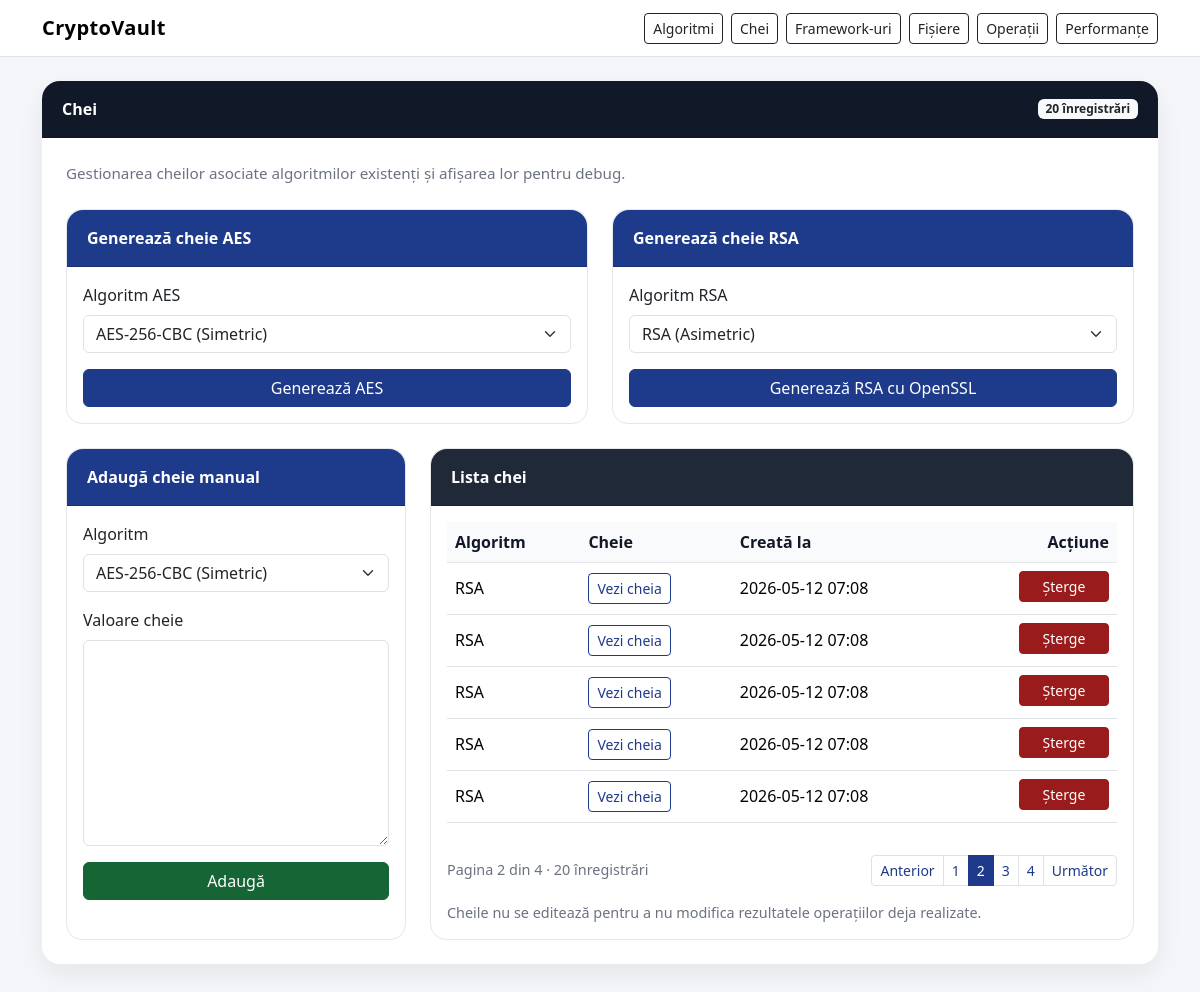
The app's page /keys?page=2&per_page=5 with its own data.
### models.py (models this page shows)
class Key(Base):
    __tablename__ = "keys"
    id = Column(Integer, primary_key=True, index=True)
    algorithm_id = Column(Integer, ForeignKey("algorithms.id", ondelete="CASCADE"), nullable=False)
    key_value = Column(Text, nullable=False)
    created_at = Column(DateTime, default=datetime.datetime.utcnow, nullable=False)
    algorithm = relationship("Algorithm", back_populates="keys")
    performances = relationship("Performance", back_populates="key", passive_deletes=True)

class Algorithm(Base):
    __tablename__ = "algorithms"
    id = Column(Integer, primary_key=True, index=True)
    name = Column(String(100), nullable=False, unique=True)
    type = Column(String(50), nullable=False)
    keys = relationship("Key", back_populates="algorithm", cascade="all, delete-orphan")
    performances = relationship("Performance", back_populates="algorithm", cascade="all, delete-orphan")

### app_web.py (the view)
@app.route("/keys")
def show_keys():
    db = database.get_session()
    try:
        pagination = crud.get_keys_paginated(db, get_page(), get_per_page())
        algorithms = crud.get_all_algorithms(db)
        return render_template(
            "keys.html",
            keys=pagination["items"],
            algorithms=algorithms,
            pagination=pagination
        )
    finally:
        db.close()

### app_web.py (called while the page is built)
def get_page():
    return crud.normalize_page(request.args.get("page", 1))

def get_per_page():
    return crud.normalize_per_page(request.args.get("per_page"))

def load_key_json(key_value):
    try:
        key_data = json.loads(key_value)
    except Exception:
        return None
    if not isinstance(key_data, dict):
        return None
    return key_data

def clean_pem_key(value):
    if not value:
        return ""
    lines = value.replace("\r", "").split("\n")
    clean_lines = []
    for line in lines:
        line = line.strip()
        if not line:
            continue
        if line.startswith("-----BEGIN"):
            continue
        if line.startswith("-----END"):
            continue
        clean_lines.append(line)
    return "\n".join(clean_lines)

def is_rsa_key(key_value):
    key_data = load_key_json(key_value)
    if key_data is None:
        return False
    return "private_key" in key_data and "public_key" in key_data

def private_key_for_display(key_value):
    key_data = load_key_json(key_value)
    if key_data is None:
        return key_value
    return clean_pem_key(key_data.get("private_key", ""))

def public_key_for_display(key_value):
    key_data = load_key_json(key_value)
    if key_data is None:
        return ""
    return clean_pem_key(key_data.get("public_key", ""))

### crud.py (called while the page is built)
def normalize_page(value):
    try:
        value = int(value)
    except (TypeError, ValueError):
        value = DEFAULT_PAGE
    if value < 1:
        value = DEFAULT_PAGE
    return value

def normalize_per_page(value):
    try:
        value = int(value)
    except (TypeError, ValueError):
        value = DEFAULT_PER_PAGE
    if value < 1:
        value = DEFAULT_PER_PAGE
    if value > MAX_PER_PAGE:
        value = MAX_PER_PAGE
    return value

def paginate_query(query, page=1, per_page=5):
    page = normalize_page(page)
    per_page = normalize_per_page(per_page)
    total = query.count()
    pages = math.ceil(total / per_page) if total > 0 else 1
    if page > pages:
        page = pages
    items = query.offset((page - 1) * per_page).limit(per_page).all()
    return {
        "items": items,
        "page": page,
        "per_page": per_page,
        "total": total,
        "pages": pages,
        "has_prev": page > 1,
        "has_next": page < pages,
        "prev_page": page - 1 if page > 1 else 1,
        "next_page": page + 1 if page < pages else pages,
    }

### database.py (called while the page is built)
def get_session():
    return SessionLocal()

### templates/keys.html (shortened to what this page needs)
{% extends "base.html" %}
{% block content %}
<div class="card section-card">
    <div class="card-header">
        <div class="d-flex justify-content-between align-items-center flex-wrap gap-2">
            <span>Chei</span>
            <span class="badge bg-light text-dark">{{ pagination.total }} înregistrări</span>
        </div>
    </div>
    <div class="card-body p-4">
        <p class="section-subtitle mb-4">
            Gestionarea cheilor asociate algoritmilor existenți și afișarea lor pentru debug.
        </p>
        <div class="row g-4 mb-4">
            <div class="col-lg-6">
                <div class="card form-card h-100">
                    <div class="card-header">Generează cheie AES</div>
                    <div class="card-body">
                        {% if algorithms %}
                        <form action="{{ url_for('generate_aes_key') }}" method="post">
                            <div class="mb-3">
                                <label class="form-label">Algoritm AES</label>
                                <select name="algorithm_id" class="form-select" required>
                                    {% for algo in algorithms %}
                                        {% if 'AES' in algo.name.upper() %}
                                            <option value="{{ algo.id }}">
                                                {{ algo.name }} ({{ algo.type }})
                                            </option>
                                        {% endif %}
                                    {% endfor %}
                                </select>
                            </div>
                            <button type="submit" class="btn btn-primary w-100">
                                Generează AES
                            </button>
                        </form>
                        {% else %}
                            <div class="alert alert-warning mb-0">
                                Nu există algoritmi.
                            </div>
                        {% endif %}
                    </div>
                </div>
            </div>
            <div class="col-lg-6">
                <div class="card form-card h-100">
                    <div class="card-header">Generează cheie RSA</div>
                    <div class="card-body">
                        {% if algorithms %}
                        <form action="{{ url_for('generate_rsa_key') }}" method="post">
                            <div class="mb-3">
                                <label class="form-label">Algoritm RSA</label>
                                <select name="algorithm_id" class="form-select" required>
                                    {% for algo in algorithms %}
                                        {% if 'RSA' in algo.name.upper() %}
                                            <option value="{{ algo.id }}">
                                                {{ algo.name }} ({{ algo.type }})
                                            </option>
                                        {% endif %}
                                    {% endfor %}
                                </select>
                            </div>
                            <button type="submit" class="btn btn-primary w-100">
                                Generează RSA cu OpenSSL
                            </button>
                        </form>
                        {% else %}
                            <div class="alert alert-warning mb-0">
                                Nu există algoritmi.
                            </div>
                        {% endif %}
                    </div>
                </div>
            </div>
        </div>
        <div class="row g-4">
            <div class="col-lg-4">
                <div class="card form-card h-100">
                    <div class="card-header">Adaugă cheie manual</div>
                    <div class="card-body">
                        {% if algorithms %}
                        <form action="{{ url_for('save_key') }}" method="post">
                            <div class="mb-3">
                                <label class="form-label">Algoritm</label>
                                <select name="algorithm_id" class="form-select" required>
                                    {% for algo in algorithms %}
                                        <option value="{{ algo.id }}">
                                            {{ algo.name }} ({{ algo.type }})
                                        </option>
                                    {% endfor %}
                                </select>
                            </div>
                            <div class="mb-3">
                                <label class="form-label">Valoare cheie</label>
                                <textarea name="key_value" class="form-control" rows="8" required></textarea>
                            </div>
                            <button type="submit" class="btn btn-success w-100">
                                Adaugă
                            </button>
                        </form>
                        {% else %}
                            <div class="alert alert-warning mb-0">
                                Adaugă mai întâi cel puțin un algoritm.
                            </div>
                        {% endif %}
                    </div>
                </div>
            </div>
            <div class="col-lg-8">
                <div class="card table-card h-100">
                    <div class="card-header">Lista chei</div>
                    <div class="card-body">
                        <div class="table-responsive">
                            <table class="table table-hover align-middle">
                                <thead>
                                    <tr>
                                        <th>Algoritm</th>
                                        <th>Cheie</th>
                                        <th>Creată la</th>
                                        <th class="text-end">Acțiune</th>
                                    </tr>
                                </thead>
                                <tbody>
                                {% for key in keys %}
                                    <tr>
                                        <td>{{ key.algorithm.name }}</td>
                                        <td>
                                            <button type="button"
                                                    class="btn btn-outline-primary btn-sm"
                                                    data-bs-toggle="modal"
                                                    data-bs-target="#keyModal{{ key.id }}">
                                                Vezi cheia
                                            </button>
                                        </td>
                                        <td>{{ key.created_at.strftime('%Y-%m-%d %H:%M') }}</td>
                                        <td class="text-end">
                                            <a href="{{ url_for('delete_key', key_id=key.id) }}"
                                               class="btn btn-danger btn-sm btn-action"
                                               onclick="return confirm('Sigur vrei să ștergi această cheie? Performanțele vechi vor rămâne, dar fără referință la cheie.')">
                                                Șterge
                                            </a>
                                        </td>
                                    </tr>
                                {% else %}
                                    <tr>
                                        <td colspan="4" class="text-center text-muted py-4">
                                            Nu există chei în baza de date.
                                        </td>
                                    </tr>
                                {% endfor %}
                                </tbody>
                            </table>
                        </div>
                        {% include "_pagination.html" %}
                        <div class="small-muted mt-3">
                            Cheile nu se editează pentru a nu modifica rezultatele operațiilor deja realizate.
                        </div>
                    </div>
                </div>
            </div>
        </div>
    </div>
</div>
{% endblock %}

### static/css/style.css (style rules this page uses)
body { background-color: #f4f6f9; color: #1f2937; }
.section-card { border: none; border-radius: 18px; box-shadow: 0 10px 28px rgba(15, 23, 42, 0.07); margin-bottom: 2rem; }
.section-card .card-header { background-color: #111827; color: white; border-top-left-radius: 18px; border-top-right-radius: 18px; padding: 1rem 1.25rem; font-weight: 600; }
.form-card { border: 1px solid #e5e7eb; border-radius: 16px; }
.form-card .card-header { background-color: #1e3a8a; color: white; border-top-left-radius: 16px; border-top-right-radius: 16px; font-weight: 600; }
.table-card { border: 1px solid #e5e7eb; border-radius: 16px; }
.table-card .card-header { background-color: #1f2937; color: white; border-top-left-radius: 16px; border-top-right-radius: 16px; font-weight: 600; }
.table thead th { background-color: #f9fafb; color: #111827; font-weight: 600; border-bottom: 1px solid #e5e7eb; }
.table td, .table th { vertical-align: middle; }
.btn-action { min-width: 90px; margin-bottom: 0.25rem; }
.btn-primary { background-color: #1e3a8a; border-color: #1e3a8a; }
.btn-success { background-color: #166534; border-color: #166534; }
.btn-danger { background-color: #991b1b; border-color: #991b1b; }
.btn-outline-primary { color: #1e3a8a; border-color: #1e3a8a; }
.section-subtitle { color: #6b7280; font-size: 0.95rem; margin-bottom: 0; }
.small-muted { font-size: 0.9rem; color: #6b7280; }

### records on screen
Key: algorithm.name "RSA", created_at "2026-05-12 07:08"
Key: algorithm.name "RSA", created_at "2026-05-12 07:08"
Key: algorithm.name "RSA", created_at "2026-05-12 07:08"
Key: algorithm.name "RSA", created_at "2026-05-12 07:08"
Key: algorithm.name "RSA", created_at "2026-05-12 07:08"

### other values on screen
{{ pagination.total }} "20"
{{ pagination.page }} "2"
{{ pagination.pages }} "4"
{{ p }} "1" "2" "3" "4"
form field algorithm_id "AES-256-CBC (Simetric)"
form field algorithm_id "RSA (Asimetric)"
